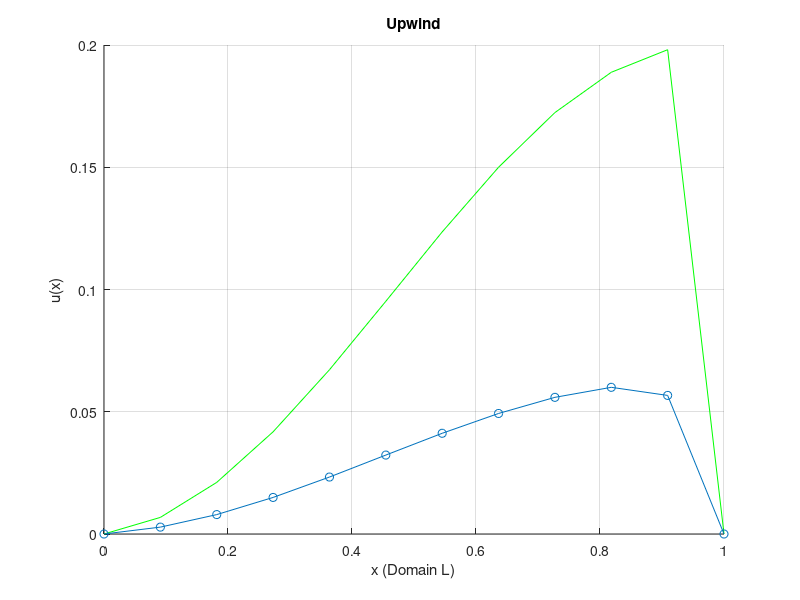
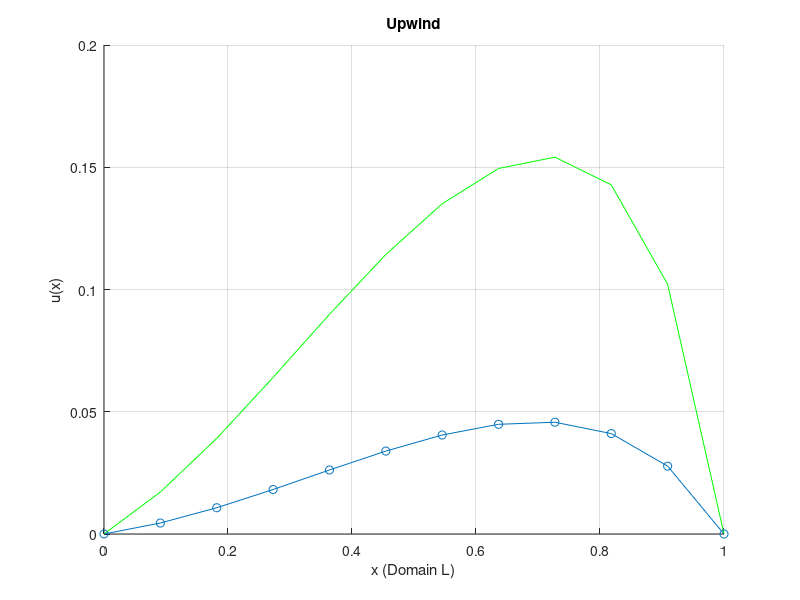
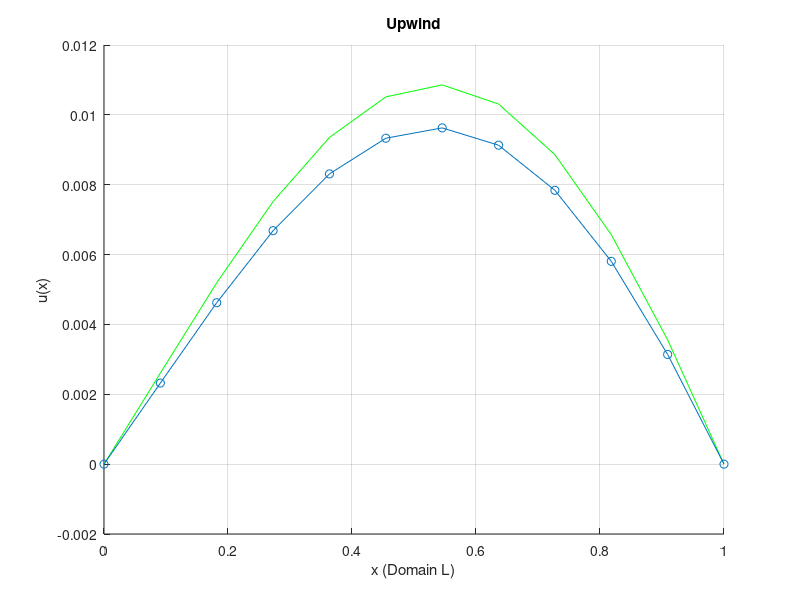

MATLAB code for these plots, in order:
clear
clc
format long
%%
% Solving -epsilon*x'' + beta*x' = 0
% u(x=0) = 0
% u(x=L) = 1
% f(x) = sin(pi*x)
epsilon = [0.1,1,10];
beta = 10;
L = 1;
N = 10;
h = L/(N+1);
x = linspace(0, L, N+2);
f = @(x) sin(pi*x);

% Cycle on epsilon values.
for j = 1:length(epsilon)
    epsi = epsilon(j);
    Pe = (beta*h)/(2*epsi)
    % Defining the exact solution.
    c1 = -(1)/(epsi*(exp(beta/epsi)-1));
    c2 = (1)/(beta*(exp(beta/epsi)-1));
    r = beta/epsi;
    Pi = pi*epsi*(pi^2 +(r^2)/pi);
    const1 = r/(Pi) + ((2*r)/(Pi))/(exp(r)-1);
    const2 = (-(2*r)/(Pi))/(exp(r)-1);
    const3 = 1/(epsi*(pi^2+((r^2)/(pi^2))));
    const4 = -r/(Pi);
    u = @(x) const1 + const2*exp(r*x) +const3*sin(pi*x) +const4*(cos(pi*x));
    % u = @(x) (1/(-1+exp(beta/epsi)))*(-1+exp((beta*x)/epsi)); %homog.
    
    % Centered FDM solution.
    % main_diag = 2*ones(N, 1);
    % lower_diag = -(Pe+1)*ones(N-1, 1);
    % upper_diag = (Pe-1)*ones(N-1, 1);
    % A = diag(main_diag,0)+diag(lower_diag,-1)+diag(upper_diag,1);
    % b = (h^2)/(epsi)*f(x(2:N+1))';
    % u_h = [0;A\b;0];
    % figure
    % hold on
    % plot(x, u(x), 'g', 'DisplayName', 'Exact Solution');
    % plot(x,u_h,'o-','DisplayName',['Finite Difference,\epsilon=',num2str(epsi)]);
    % xlabel('x');
    % ylabel('u(x)');
    % title('Centered Finite Difference');
    % hold on
    
    % Upwind solution.
    main_diag = (2+r*h)*ones(N,1);
    lower_diag = (-1-(h*r))*ones(N-1,1);
    upper_diag = -1*ones(N-1,1);
    A = diag(main_diag, 0)+diag(lower_diag,-1)+diag(upper_diag, 1);
    b = ((h^2)/epsi)*f(x(2:N+1))';
    u_h = [0;A\b;0];
    figure
    hold on
    plot(x, u(x), 'g', 'DisplayName', 'Exact Solution');
    plot(x, u_h, 'o-', 'DisplayName', ['Finite Difference, \epsilon = ', num2str(eps)]);
    xlabel('x (Domain L)');
    ylabel('u(x)');
    title('Upwind');
    grid on;
    
    
end